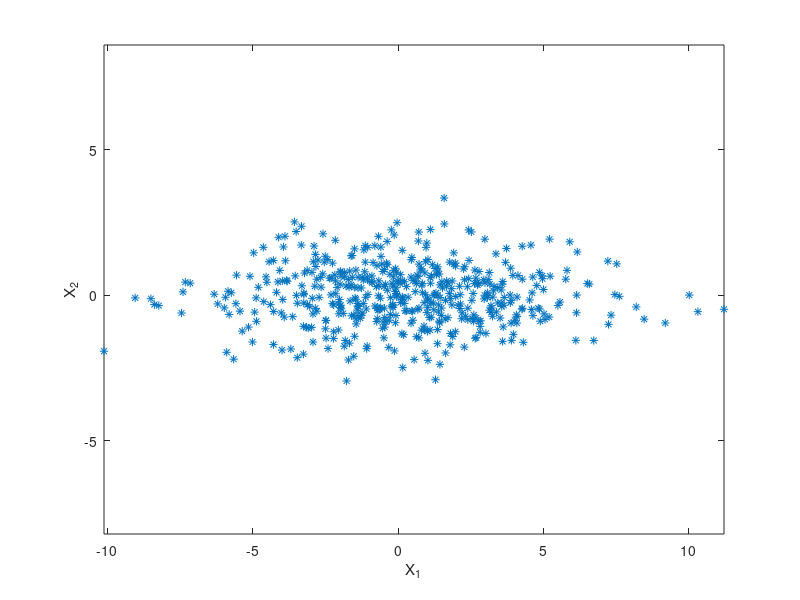
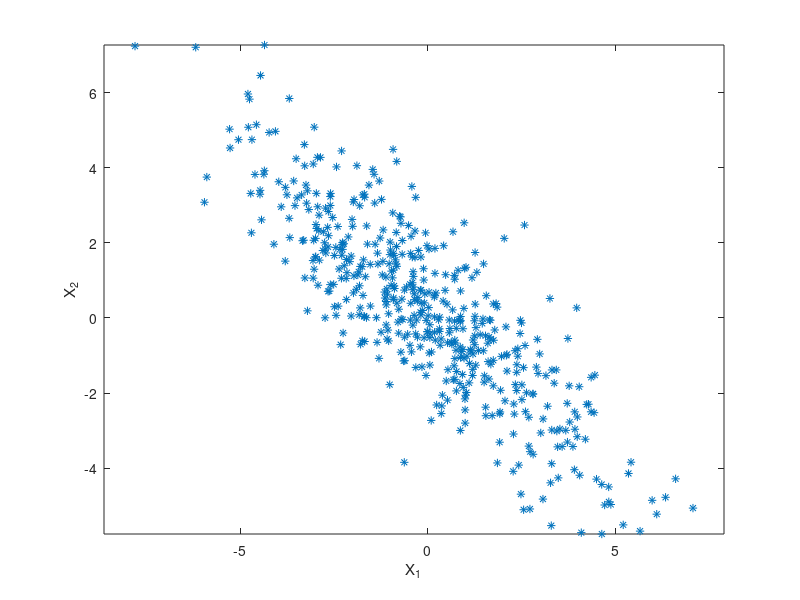
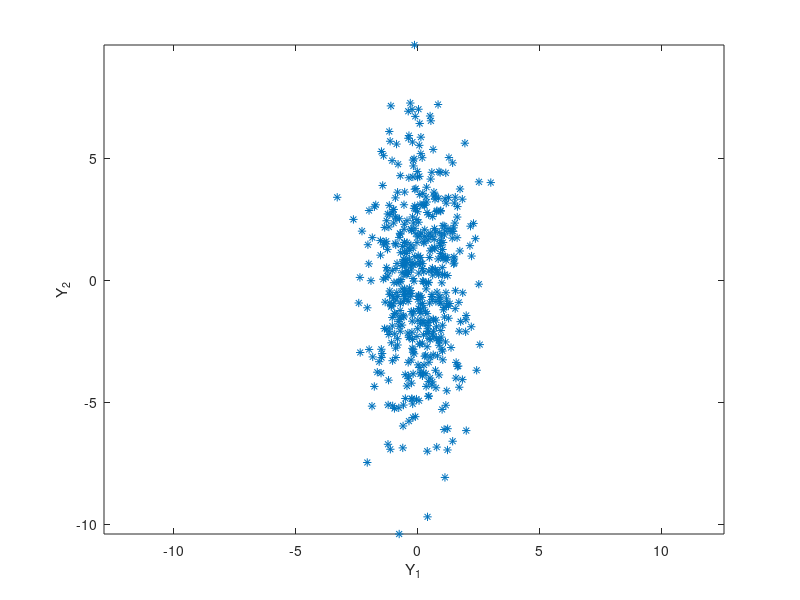

MATLAB code for these plots, in order:
%% First Example, Diagonal Covaraince Matrix
N=500;
mu = [0 0];
Sigma = [10 0; 0 1]; R = chol(Sigma);
X = repmat(mu,N,1) + randn(N,2)*R;
figure(1)
plot(X(:,1), X(:,2),'*')
axis('equal')
xlabel('X_1'), ylabel('X_2')


%% Second Example, Non-diagonal Covariance Matrix
mu = [0 0];
O=[1 1; -1 1]/sqrt(2);
Sigma = O*[10 0; 0 1]*O'; R = chol(Sigma);
X = repmat(mu,N,1) + randn(N,2)*R;
figure(2)
plot(X(:,1), X(:,2),'*')
axis('equal')
xlabel('X_1'), ylabel('X_2')


%% Third Example, Non-diagonal Covariance Matrix, but do transformation on the variables
mu = [0 0];
O=[1 1; -1 1]/sqrt(2);
Sigma = O*[10 0; 0 1]*O'; R = chol(Sigma);
X = repmat(mu,N,1) + randn(N,2)*R;
Y=O*X';
%Y=O'*X';
figure(3)
plot(Y(1,:), Y(2,:),'*')
axis('equal')
xlabel('Y_1'), ylabel('Y_2')